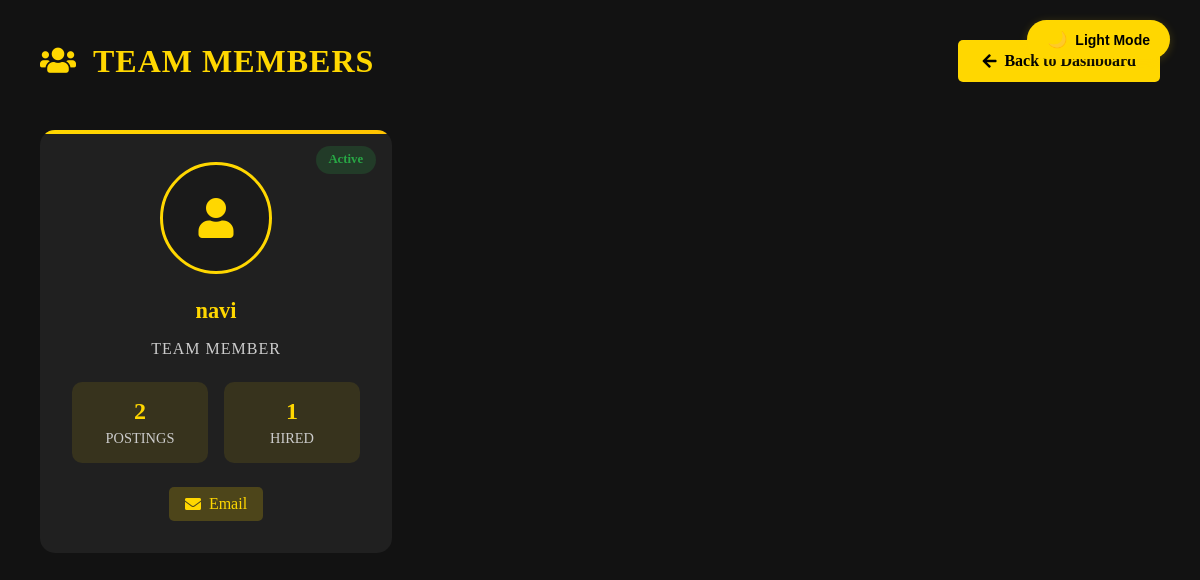
/view_team_members (signed in), run on an earlier commit of the app's database.
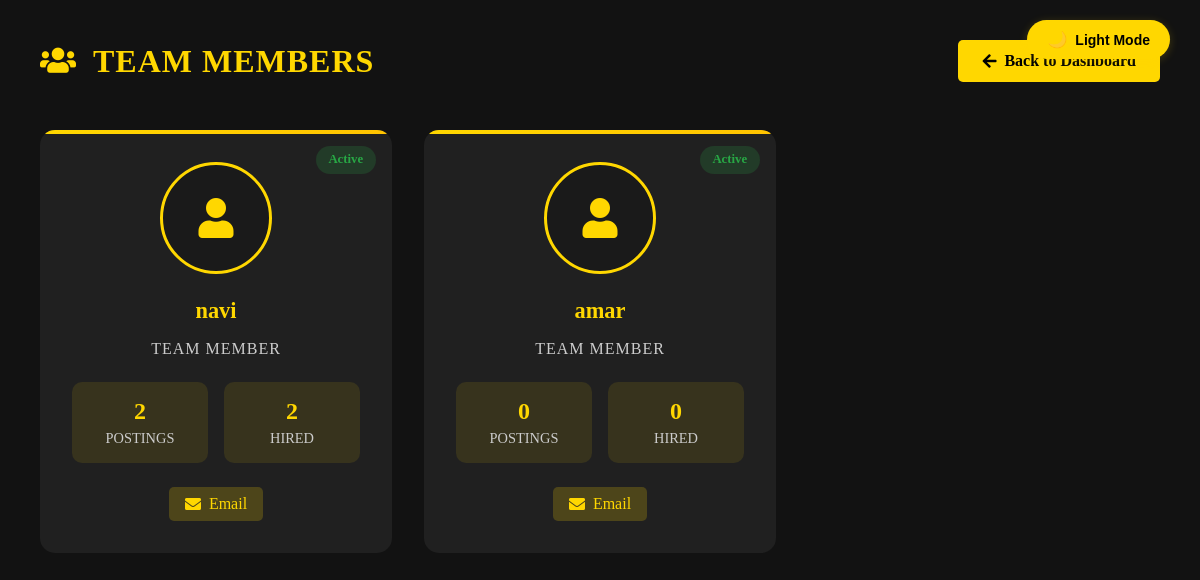
And on a later commit of the database.
### models.py (models this page shows)
class User(db.Model, UserMixin):
    id = db.Column(db.Integer, primary_key=True)
    name = db.Column(db.String(100), nullable=False)
    email = db.Column(db.String(100), nullable=False, unique=True)
    password = db.Column(db.String(255), nullable=False)
    role_id = db.Column(db.Integer, db.ForeignKey('role.id'), nullable=False, default=2)
    flag = db.Column(db.Boolean, default=False)
    created_at = db.Column(db.DateTime, default=datetime.utcnow)
    role = db.relationship('Role', backref=db.backref('users', lazy=True))

### app.py (the view)
@app.route('/view_team_members')
def view_team_members():
    if 'role' not in session or session['role'] not in ['employee', 'admin']:
        flash("Access Denied!", "danger")
        return redirect(url_for('employee_dashboard'))
    user = User.query.filter_by(email=session['user_email']).first()
    team_members = User.query.all()
    team_stats = {}
    for member in team_members:
        jobs_count = Job.query.filter_by(employee_email=member.email).count()
        hired_count = Hired.query.filter_by(employee_email=member.email).count()
        team_stats[member.email] = {
            'jobs_count': jobs_count,
            'hired_count': hired_count
        }
    return render_template('view_team_members.html', team_members=team_members, team_stats=team_stats)

### static/templates/view_team_members.html (shortened to what this page needs)
<!DOCTYPE html>
<html lang="en">
<head>
    <link rel="stylesheet" href="{{ url_for('static', filename='css/team.css') }}">
    <link rel="stylesheet" href="https://cdnjs.cloudflare.com/ajax/libs/font-awesome/5.15.4/css/all.min.css">
</head>
<body>
    <button class="toggle-mode" onclick="toggleMode()">Light Mode</button>
    <div class="team-container">
        <div class="page-header">
            <h2 class="page-title">
                <i class="fas fa-users"></i> Team Members
            </h2>
            <a href="{{ url_for('employee_dashboard') }}" class="back-button">
                <i class="fas fa-arrow-left"></i> Back to Dashboard
            </a>
        </div>
        <div class="team-grid">
            {% for member in team_members[1::] %}
            <div class="team-member-card">
                <div class="member-avatar">
                    <i class="fas fa-user"></i>
                </div>
                <div class="member-info">
                    <h3 class="member-name">{{ member.name }}</h3>
                    <p class="member-role">Team Member</p>
                    <div class="member-stats">
                        <div class="stat-item">
                            <div class="stat-value">{{ team_stats[member.email].jobs_count }}</div>
                            <div class="stat-label">Postings</div>
                        </div>
                        <div class="stat-item">
                            <div class="stat-value">{{ team_stats[member.email].hired_count }}</div>
                            <div class="stat-label">Hired</div>
                        </div>
                    </div>
                    <div class="member-contact">
                        <a href="mailto:{{ member.email }}" class="contact-button email-button">
                            <i class="fas fa-envelope"></i> Email
                        </a>
                    </div>
                </div>
                <div class="status-badge status-active">Active</div>
            </div>
            {% endfor %}
        </div>
    </div>
</body>
</html>

What changed in the data, as far as the page shows it:
computed for User "navi": email "1" → "2"
added User: name "amar", email "0"
